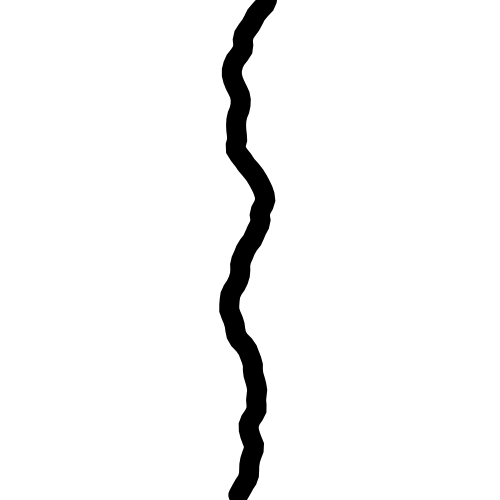
Frame 1 (no input)
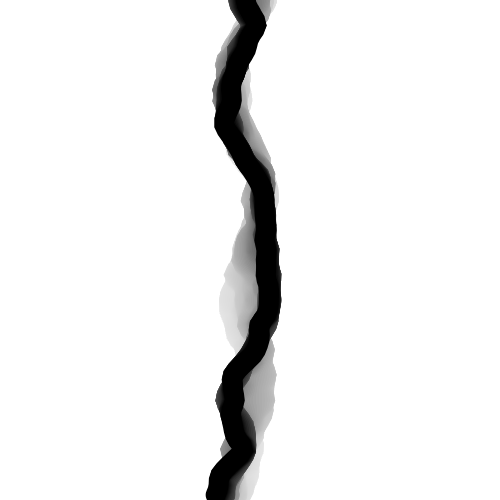
Frame 60 (no input)
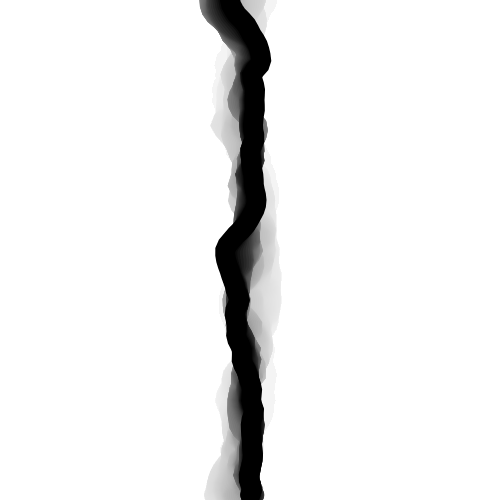
Frame 120 (the mouse pressed at the canvas centre since frame 60)

The p5.js sketch that drew these frames (run headless with seeded random() and noise() and a simulated clock; from frame 60 on, the mouse is pressed at the canvas centre):

// p5.js sketch
// ── sketch.js

let time = 0; 

function setup() {
  createCanvas(500, 500);
  background(255); 
}

function draw() {

  background(255, 10); 
  
  stroke(0); 
  strokeWeight(20); 
  noFill();
  
  beginShape();
  
  for (let y = 0; y < height; y += 5) {
   
    let xOffset = noise(y * 0.01, time) * 100;
    
    let x = (width/2) + xOffset - 50; 
    vertex(x, y);
  }
  endShape();
  
  time += 0.02; 
}
